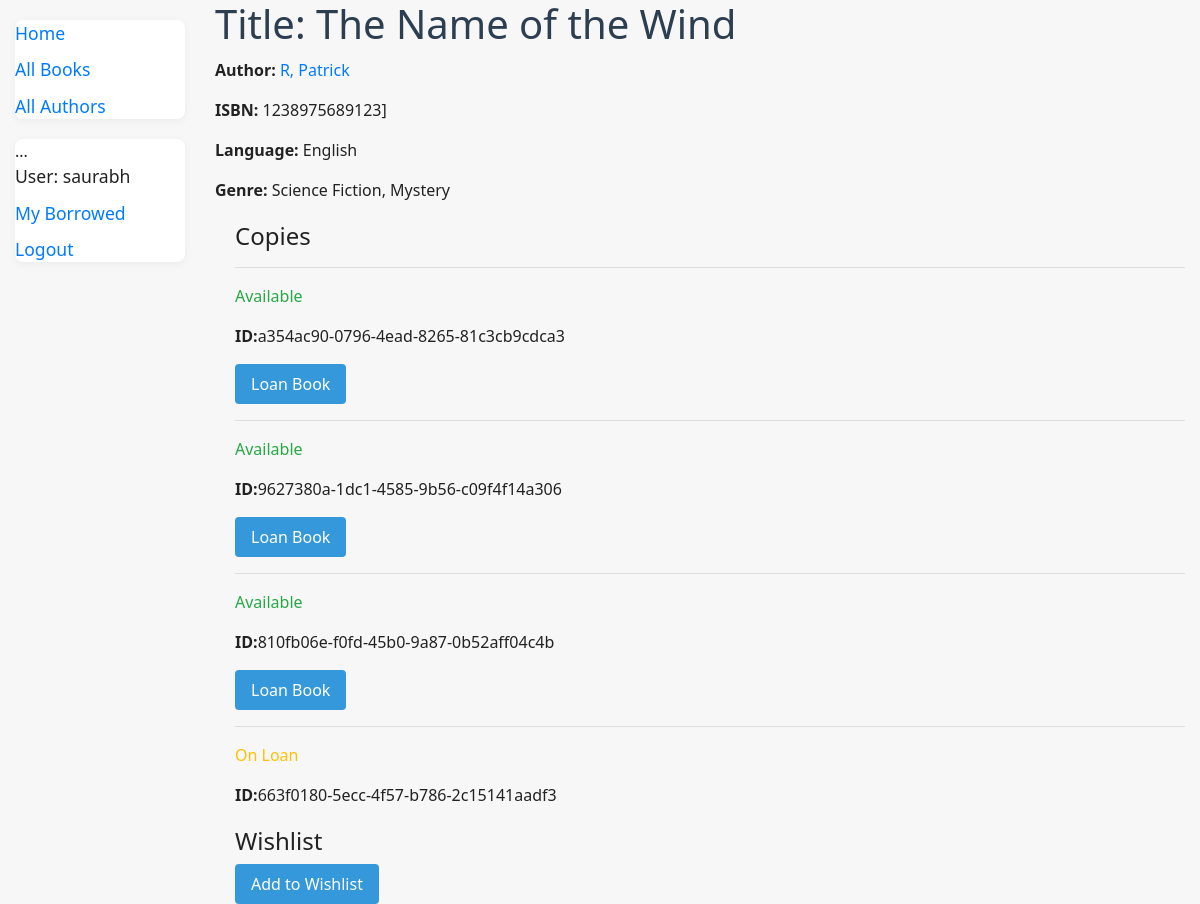
The page /catalog/book/1 (signed in) on the database its author committed.
### catalog/models.py (models this page shows, shortened)
class Book(models.Model):
    title = models.CharField(max_length=200)
    author = models.ForeignKey('Author', on_delete=models.SET_NULL, null=True)
    summary = models.TextField(max_length=1000, help_text='Enter a brief summary of the book')
    isbn = models.CharField('ISBN', max_length=13, help_text='13 character ISBN Number')
    genre = models.ManyToManyField(Genre, help_text='Select a Genre for this book')
    language = models.ForeignKey('Language', help_text='Select the language of the book', on_delete=models.SET_NULL, null=True)
    def display_genre(self):
        """
        Create a string for the genre
        :return:
        """
        return ', '.join(genre.name for genre in self.genre.all()[:3])
    display_genre.short_description = 'Genre'

class Author(models.Model):
    first_name = models.CharField(max_length=100)
    last_name = models.CharField(max_length=100)
    date_of_birth = models.DateField(null = True, blank= True)
    date_of_death = models.DateField('Died', null = True, blank= True)
    class Meta:
        ordering = ['last_name', 'first_name']
    def __str__(self):
        return f'{self.last_name}, {self.first_name}'

class Language(models.Model):
    name = models.CharField(max_length=200, help_text='Enter a book language \
                            (e.g. English)'
                            )
    def __str__(self):
        return self.name

class Genre(models.Model):
    name = models.CharField(max_length=200, help_text='Enter a book genre \
                            (e.g. Thriller)'
                            )
    def __str__(self):
        return self.name

class BookInstance(models.Model):
    id = models.UUIDField(primary_key=True, default=uuid.uuid4, help_text='Unique ID for this book')
    book = models.ForeignKey('Book', on_delete=models.SET_NULL, null=True)
    imprint = models.CharField(max_length = 200)
    due_back = models.DateField(null=True, blank = True, help_text = "Due date of returning the book")
    LOAN_STATUS = (
        ('m', 'Maintenance'),
        ('o', 'On Loan'),
        ('a', 'Available'),
        ('r', 'Reserved'),
    )
    status = models.CharField(max_length=1, choices=LOAN_STATUS, blank=True, default='m',
                              help_text='Book Availability')
    borrower = models.ForeignKey(User, on_delete=models.SET_NULL, null=True, blank=True)
    class Meta:
        ordering = ['due_back']
        permissions = (("can_mark_returned", "Set book as returned"),)

### catalog/views.py (the view)
# urls.py: path('book/<int:pk>', views.BookDetailView.as_view(), name = 'book-detail'),
class BookDetailView(LoginRequiredMixin, generic.DetailView):
    model = Book
    def get_context_data(self, **kwargs):
        context = super().get_context_data(**kwargs)
        user = self.request.user
        book = self.object
        context['in_wishlist'] = False
        if user.is_authenticated:
            context['in_wishlist'] = book.wishlist_set.filter(user=user).exists()
        return context

### catalog/templates/catalog/book_detail.html (shortened to what this page needs)
{% extends "base_generic.html" %}
{% block content %}
<h1>Title: {{ book.title }}</h1>
    <p><strong>Author: </strong> <a href="#"> {{ book.author }}</a> </p>
    <p><strong>ISBN: </strong> {{ book.isbn }}] </p>
    <p><strong>Language: </strong>  {{ book.language }} </p>
    <p><strong>Genre: </strong> {% for genre in book.genre.all %}
    {{ genre }}{% if not forloop.last %}, {% endif %} {% endfor %}</p>
    <div style="margin-left: 20px; margin-top: 20px">
    <h4>Copies</h4>
    {% for copy in book.bookinstance_set.all %}
    <hr>
    <p class="{% if copy.status == 'a' %}text-success {% elif copy.status == 'm' %}text-danger{% else %} text-warning{% endif %}">
        {{ copy.get_status_display }}
    </p>
    <p><strong>ID:</strong>{{ copy.id }}</p>
    {% if copy.status == 'a' %}
        <form method="post" action="{% url 'loan-book' copy.id %}" style="display:inline;">
            <button type="submit" class="search-btn">Loan Book</button>
        </form>
    {% elif copy.status == 'o' and copy.borrower == user %}
        <form method="post" action="{% url 'return-book' copy.id %}" style="display:inline;">
            {% csrf_token %}
            <button type="submit" class="search-btn">Return Book</button>
        </form>
    {% endif %}
    {% endfor %}
    </div>
    <div style="margin-left: 20px; margin-top: 20px">
    <h4>Wishlist</h4>
    {% if user.is_authenticated %}
        {% if in_wishlist %}
            <form method="post" action="{% url 'remove-from-wishlist' book.pk %}" style="display:inline;">
                {% csrf_token %}
                <button type="submit" class="search-btn">Remove from Wishlist</button>
            </form>
        {% else %}
            <form method="post" action="{% url 'add-to-wishlist' book.pk %}" style="display:inline;">
                <button type="submit" class="search-btn">Add to Wishlist</button>
            </form>
        {% endif %}
    {% endif %}
    </div>
{% endblock %}

### catalog/templates/base_generic.html (shortened to what this page needs)
<!DOCTYPE html>
<html lang="en">
<head>
    <link rel="stylesheet" href="https://maxcdn.bootstrapcdn.com/bootstrap/4.3.1/css/bootstrap.min.css">
     {% load static %}
    <link rel="stylesheet" href="{% static 'css/styles.css' %}">
</head>
<body>
    <div class="container-fluid">
        <div class="row">
            <div class="col-sm-2">
                {% block sidebar %}
                    <ul class="sidebar-nav">
                    <li><a href="{% url 'index' %}">Home</a> </li>
                    <li><a href="{% url 'books' %}">All Books</a> </li>
                    <li><a href="#">All Authors</a> </li>
                    </ul>
                    <ul class="sidebar-nav">
                         ...
                   {% if user.is_authenticated %}
                     <li>User: {{ user.get_username }}</li>
                        <li><a href="{% url 'my-borrowed' %}">My Borrowed</a></li>
                     <li><a href="{% url 'logout'%}?next={{request.path}}">Logout</a></li>
                   {% else %}
                     <li><a href="{% url 'login'%}?next={{request.path}}">Login</a></li>
                   {% endif %}
                  </ul>
                {% endblock %}
            </div>
        <div class="col-sm-10">{%  block content %} {% endblock %}
        </div>
        </div>
    </div>
</body>
</html>

### catalog/static/css/styles.css (style rules this page uses)
body { font-family: 'Segoe UI', Arial, sans-serif; background: #f7f7f7; color: #222; margin: 0; padding: 0; }
h1, h2 { color: #2c3e50; margin-bottom: 10px; }
ul { background: #fff; border-radius: 8px; box-shadow: 0 2px 8px rgba(0,0,0,0.05); padding: 20px; margin: 20px 0; }
li { margin-bottom: 10px; font-size: 1.1em; }
.search-btn { background: #3498db; color: #fff; border: none; border-radius: 4px; padding: 8px 16px; font-size: 1em; cursor: pointer; transition: background 0.2s; }
.sidebar-nav { margin-top: 20px; padding: 0; list-style: none; }

### rows shown on the page
Book: author "R, Patrick", isbn "1238975689123", language "English"
Genre: name "Science Fiction"
Genre: name "Mystery"
BookInstance: status "Available", id "a354ac90-0796-4ead-8265-81c3cb9cdca3", shows "Loan Book"
BookInstance: status "Available", id "9627380a-1dc1-4585-9b56-c09f4f14a306", shows "Loan Book"
BookInstance: status "Available", id "810fb06e-f0fd-45b0-9a87-0b52aff04c4b", shows "Loan Book"
BookInstance: status "On Loan", id "663f0180-5ecc-4f57-b786-2c15141aadf3"

### other values the page prints
{{ user.get_username }} "saurabh"
